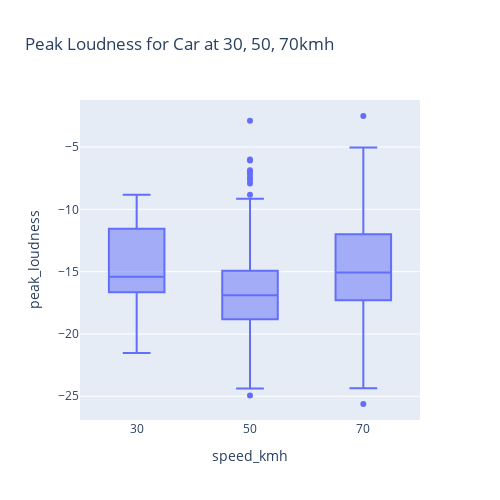

Notebook code for this chart:
### Code cell
# Die Variable „df“ wurde aus dem URI geladen: /Users/jakob/Library/CloudStorage/OneDrive-student.kit.edu/Studium/02_Master/4. Semester/seminar/RTN-jakob/df_dataset_merged.xlsx
import pandas as pd
# Load the dataset
df = pd.read_excel(r"df_dataset_peak_loudness.xlsx")

# Zeilen basierend auf Spalte filtern: 'vehicle'
df = df[df['vehicle'] == "T"]

# Zeilen basierend auf Spalte filtern: 'microphone'
df = df[df['microphone'] == "SE"]

import pandas as pd
import plotly.express as px

# Erstelle den Boxplot
fig = px.box(
    df,
    x='speed_kmh',  # Fahrzeugklassen (z. B. Bus, Car, Motorcycle, Truck)
    y='peak_loudness',
    title='Peak Loudness for Car at 30, 50, 70kmh',
    category_orders={'speed_kmh': [30, 50, 70]}  # Feste Reihenfolge für die x-Achse
)

fig.update_layout(
    height=500,
    width=500,  # Adjust width for side-by-side view
    showlegend=False  # Hide redundant legend
)

# Zeige den Plot
fig.show()

### Figure 1 — Plotly figure (JSON) as saved in the notebook; plotly's stock layout.template omitted (floating-point values rounded to 4 significant figures; data arrays with more than 128 entries replaced by an {"elided": "..."} marker saying what was removed)
{"data": [{"alignmentgroup": "True", "hovertemplate": "speed_kmh=%{x}<br>peak_loudness=%{y}<extra></extra>", "legendgroup": "", "marker": {"color": "#636efa"}, "name": "", "notched": false, "offsetgroup": "", "orientation": "v", "showlegend": false, "type": "box", "x": {"elided": "511 str values"}, "x0": " ", "xaxis": "x", "y": {"elided": "511 float values"}, "y0": " ", "yaxis": "y"}], "layout": {"boxmode": "group", "height": 500, "legend": {"tracegroupgap": 0}, "showlegend": false, "title": {"text": "Peak Loudness for Car at 30, 50, 70kmh"}, "width": 500, "xaxis": {"anchor": "y", "categoryarray": [30, 50, 70], "categoryorder": "array", "domain": [0, 1], "title": {"text": "speed_kmh"}}, "yaxis": {"anchor": "x", "domain": [0, 1], "title": {"text": "peak_loudness"}}}}
